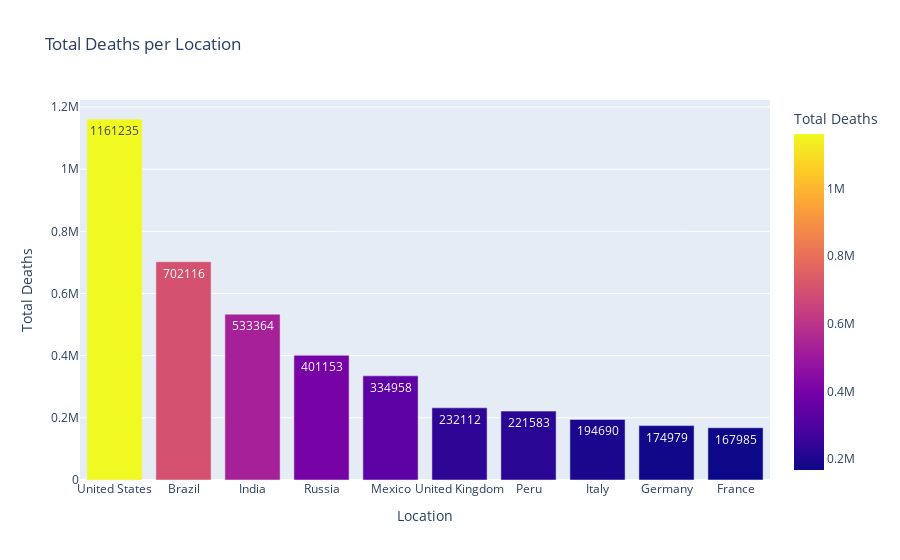

Source (notebook cell):
### Code cell
# Create a bar chart using Plotly Express
fig = px.bar(data_vis2, x=data_vis2.index, y='total_deaths', color='total_deaths',
             labels={'total_deaths': 'Total Deaths'},
             title='Total Deaths per Country',
             color_continuous_scale=px.colors.sequential.Plasma,
             text='total_deaths')  # Display total deaths as text on the bars

# Customize the layout
fig.update_layout(xaxis_title='Location', yaxis_title='Total Deaths',
                  coloraxis_colorbar_title='Total Deaths',
                  showlegend=False)  # Hide legend if not needed

# Show the plot
fig.show()

### Figure 1 — Plotly figure (JSON) as saved in the notebook; plotly's stock layout.template omitted (floating-point values rounded to 4 significant figures)
{"data": [{"alignmentgroup": "True", "hovertemplate": "location=%{x}<br>Total Deaths=%{marker.color}<extra></extra>", "legendgroup": "", "marker": {"color": [1161235, 702116, 533364, 401153, 334958, 232112, 221583, 194690, 174979, 167985], "coloraxis": "coloraxis", "pattern": {"shape": ""}}, "name": "", "offsetgroup": "", "orientation": "v", "showlegend": false, "text": [1161235, 702116, 533364, 401153, 334958, 232112, 221583, 194690, 174979, 167985], "textposition": "auto", "type": "bar", "x": ["United States", "Brazil", "India", "Russia", "Mexico", "United Kingdom", "Peru", "Italy", "Germany", "France"], "xaxis": "x", "y": [1161235, 702116, 533364, 401153, 334958, 232112, 221583, 194690, 174979, 167985], "yaxis": "y"}], "layout": {"barmode": "relative", "coloraxis": {"colorbar": {"title": {"text": "Total Deaths"}}, "colorscale": [[0, "#0d0887"], [0.1111, "#46039f"], [0.2222, "#7201a8"], [0.3333, "#9c179e"], [0.4444, "#bd3786"], [0.5556, "#d8576b"], [0.6667, "#ed7953"], [0.7778, "#fb9f3a"], [0.8889, "#fdca26"], [1, "#f0f921"]]}, "legend": {"tracegroupgap": 0}, "showlegend": false, "title": {"text": "Total Deaths per Location"}, "xaxis": {"anchor": "y", "domain": [0, 1], "title": {"text": "Location"}}, "yaxis": {"anchor": "x", "domain": [0, 1], "title": {"text": "Total Deaths"}}}}
